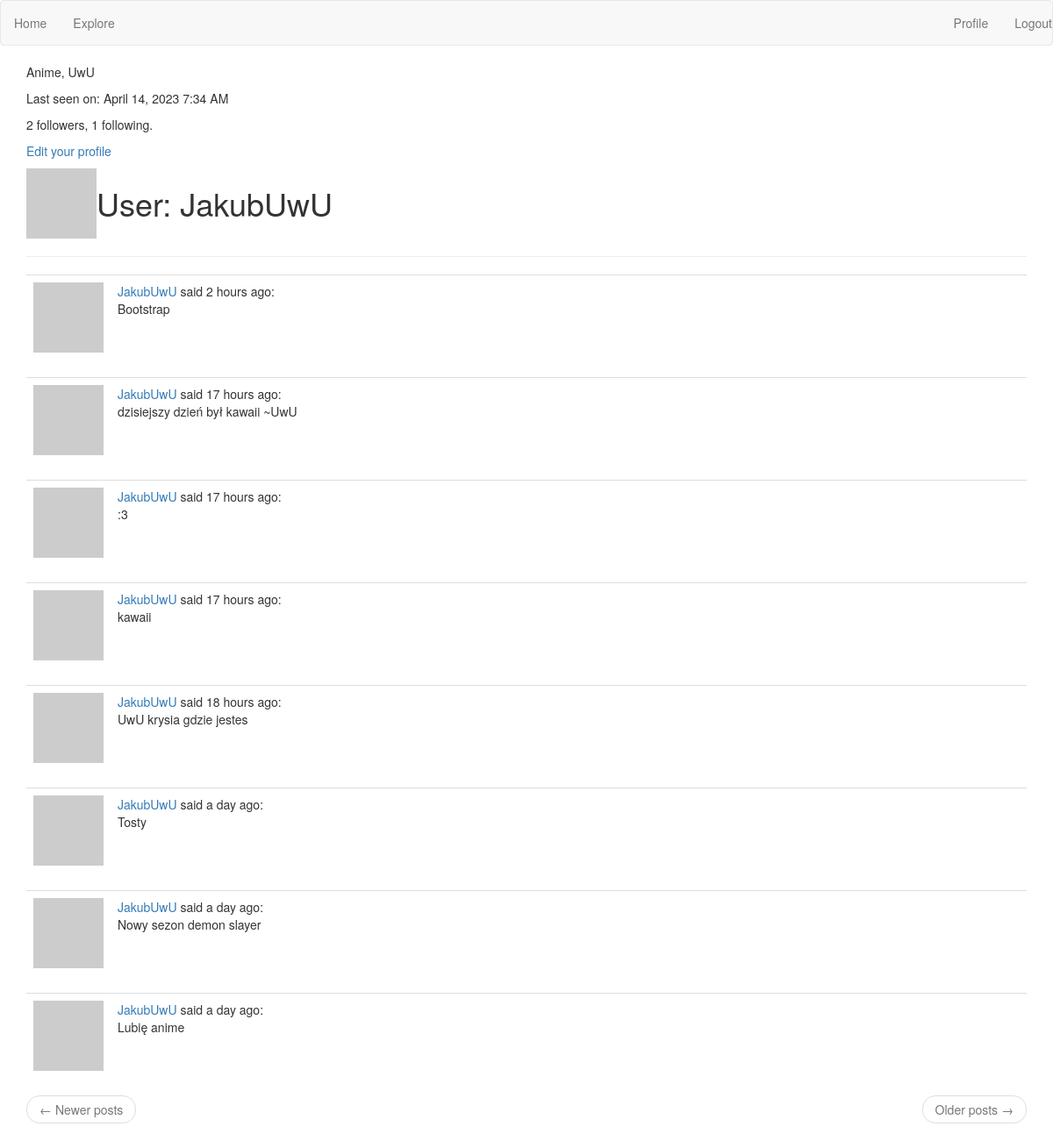
/user/JakubUwU (signed in), run on the app's committed database.
### app/models.py (models this page shows, shortened)
class User(UserMixin, db.Model):
    id = db.Column(db.Integer, primary_key=True)
    username = db.Column(db.String(64), index=True, unique=True)
    email = db.Column(db.String(120), index=True, unique=True)
    password_hash = db.Column(db.String(128))
    posts = db.relationship('Post', backref='author', lazy='dynamic')
    followed = db.relationship(
        'User', secondary=followers,
        primaryjoin=(followers.c.follower_id == id),
        secondaryjoin=(followers.c.followed_id == id),
        backref=db.backref('followers', lazy='dynamic'), lazy='dynamic')
    about_me = db.Column(db.String(140))
    last_seen = db.Column(db.DateTime, default=datetime.utcnow)
    def avatar(self, size):
        digest = md5(self.email.lower().encode('utf-8')).hexdigest()
        return 'https://www.gravatar.com/avatar/{}?d=identicon&s={}'.format(
            digest, size)

class Post(db.Model):
    id = db.Column(db.Integer, primary_key=True)
    body = db.Column(db.String(140))
    timestamp = db.Column(db.DateTime, index=True, default=datetime.utcnow)
    user_id = db.Column(db.Integer, db.ForeignKey('user.id'))

### app/routes.py (the view)
@app.route('/user/<username>')
@login_required
def user(username):
    user = User.query.filter_by(username=username).first_or_404()
    page = request.args.get('page', 1, type=int)
    posts = user.posts.order_by(Post.timestamp.desc()).paginate(
        page=page, per_page=app.config['POSTS_PER_PAGE'], error_out=False)
    next_url = url_for('user', username=user.username, page=posts.next_num) \
        if posts.has_next else None
    prev_url = url_for('user', username=user.username, page=posts.prev_num) \
        if posts.has_prev else None
    form = EmptyForm()
    return render_template('user.html', user=user, posts=posts.items, next_url=next_url, prev_url=prev_url, form=form)

### app/models.py (called while the page is built)
@login.user_loader
def load_user(id):
    return User.query.get(int(id))

### app/routes.py (called while the page is built)
@app.before_request
def before_request():
    if current_user.is_authenticated:
            current_user.last_seen = datetime.utcnow()
            db.session.commit()

### app/templates/user.html (shortened to what this page needs)
{% extends "base.html" %}
{% block app_content %}
    <div id="puf">
        <table>
            <tr valign="top">
                <td><img src="{{ user.avatar(128) }}"></td>
                <td><h1>User: {{ user.username }}</h1></td>
                {% if user.about_me %}<p>{{ user.about_me }}</p>{% endif %}
                {% if user.last_seen %}
                    <p>Last seen on: {{ moment(user.last_seen).format('LLL') }}</p>
                {% endif %}
                <p>{{ user.followers.count() }} followers, {{ user.followed.count() }} following.</p>
                {% if user == current_user %}
                <p><a href="{{ url_for('edit_profile') }}">Edit your profile</a></p>
                {% endif %}
            </tr>
        </table>
        <hr>
        {% for post in posts %}
            {% include '_post.html' %}
        {% endfor %}
        <nav aria-label="...">
            <ul class="pager">
                <li class="previous{% if not prev_url %} disabled{% endif %}">
                    <a href="{{ prev_url or '#' }}">
                        <span aria-hidden="true">&larr;</span> Newer posts
                    </a>
                </li>
                <li class="next{% if not next_url %} disabled{% endif %}">
                    <a href="{{ next_url or '#' }}">
                        Older posts <span aria-hidden="true">&rarr;</span>
                    </a>
                </li>
            </ul>
        </nav>
    </div>
{% endblock %}

### app/templates/base.html (shortened to what this page needs)
{% extends 'bootstrap/base.html' %}
{% block navbar %}
  <nav class="navbar navbar-default">
        <ul class="nav navbar-nav">
            <li><a href="{{ url_for('index') }}">Home</a></li>
            <li><a href="{{ url_for('explore') }}">Explore</a></li>
        </ul>
        <ul class="nav navbar-nav navbar-right">
            {% if current_user.is_anonymous %}
            <li><a href="{{ url_for('login') }}">Login</a></li>
            {% else %}
            <li><a href="{{ url_for('user', username=current_user.username) }}">Profile</a></li>
            <li><a href="{{ url_for('logout') }}">Logout</a></li>
            {% endif %}
        </ul>
  </nav>
{% endblock %}
{% block content %}
    <div class="container">
        {% block app_content %}{% endblock %}
    </div>
{% endblock %}

### app/templates/_post.html
<table class="table table-hover">
    <tr>
        <td width="70px">
            <a href="{{ url_for('user', username=post.author.username) }}">
                <img src="{{ post.author.avatar(70) }}" />
            </a>
        </td>
        <td>
            <a href="{{ url_for('user', username=post.author.username) }}">
                {{ post.author.username }}
            </a>
            said {{ moment(post.timestamp).fromNow() }}:
            <br>
            {{ post.body }}
        </td>
    </tr>
</table>

### data on the page
User: username "JakubUwU", about_me "Anime, UwU", last_seen "April 14, 2023 7:34 AM"
Post: author.username "JakubUwU", timestamp "2 hours ago", body "Bootstrap"
Post: author.username "JakubUwU", timestamp "17 hours ago", body "dzisiejszy dzień był kawaii ~UwU"
Post: author.username "JakubUwU", timestamp "17 hours ago", body ":3"
Post: author.username "JakubUwU", timestamp "17 hours ago", body "kawaii"
Post: author.username "JakubUwU", timestamp "18 hours ago", body "UwU krysia gdzie jestes"
Post: author.username "JakubUwU", timestamp "a day ago", body "Tosty"
Post: author.username "JakubUwU", timestamp "a day ago", body "Nowy sezon demon slayer"
Post: author.username "JakubUwU", timestamp "a day ago", body "Lubię anime"

### other printed values
{{ user.followers.count() }} "2"
{{ user.followed.count() }} "1"
